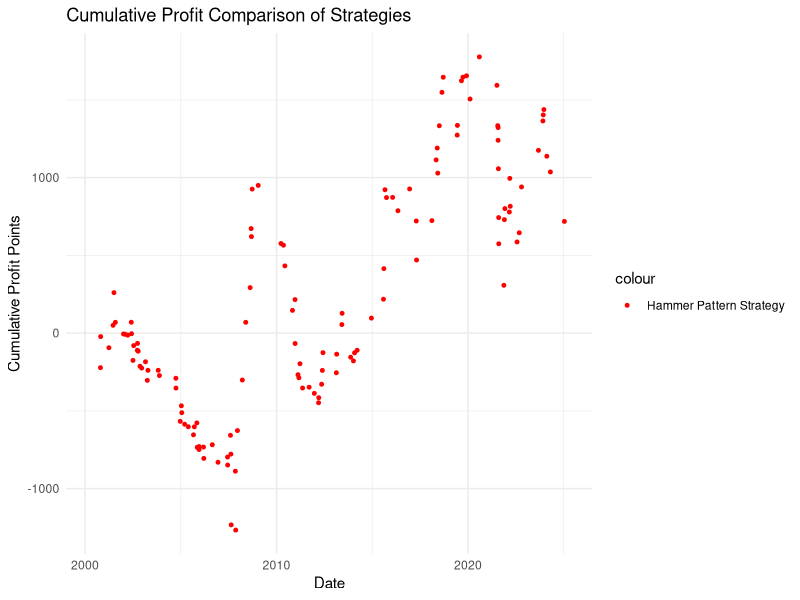
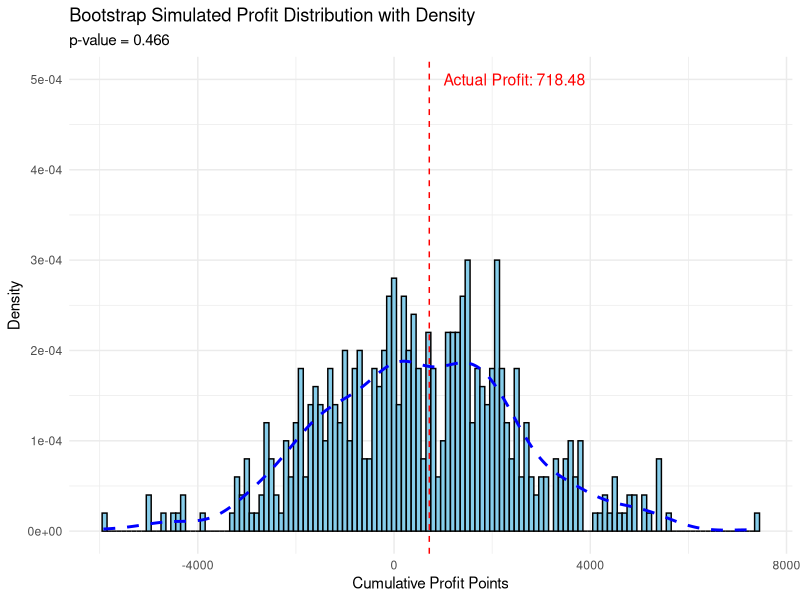
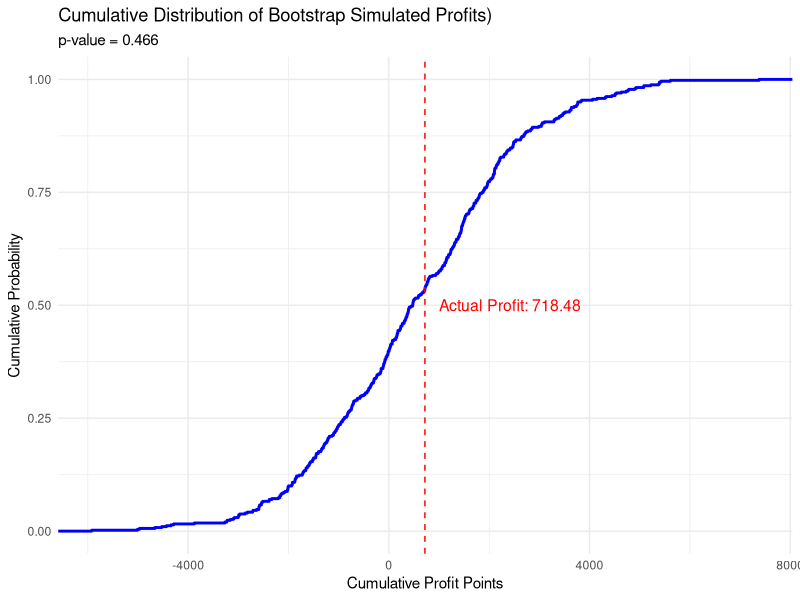
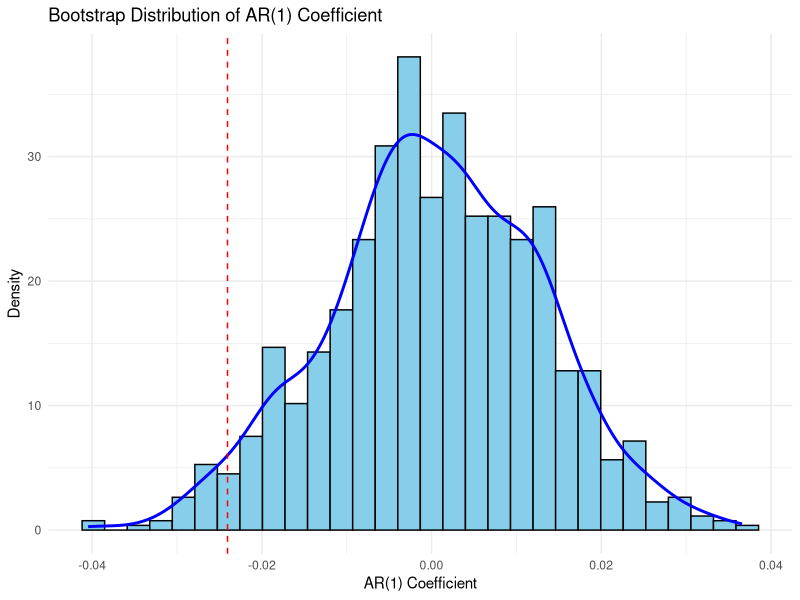
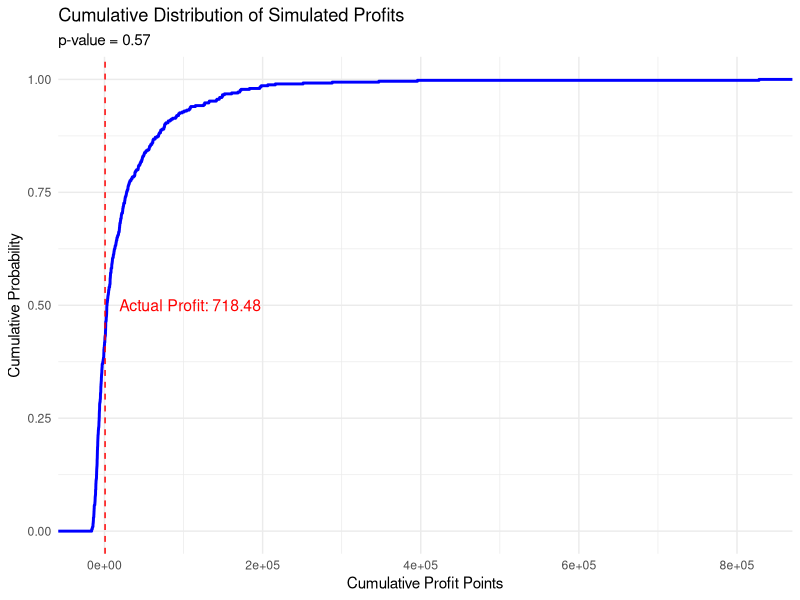

R code for these plots, in order: (Note: this script raises an error after producing the figures.)
library(zoo)
library(xts)
library(TTR)
library(quantmod)
library(ggplot2)
library(dplyr)
library(boot)

rm(list = ls())

# ========== 📥 Read CSV File ==========
column_names <- read.csv("HSI_25years.csv", skip = 2, nrows = 1, header = FALSE)
col_names <- as.character(unlist(column_names))

data <- read.csv("HSI_25years.csv", skip = 3, header = FALSE, col.names = col_names)
colnames(data) <- c("Datetime", "Open", "High", "Low", "Close", "Volume")

# ========== 🧹 Data Cleaning ==========
data$Datetime <- as.POSIXct(data$Datetime, format = "%Y-%m-%d")
cols <- c("Open", "High", "Low", "Close", "Volume")
data[cols] <- lapply(data[cols], function(x) as.numeric(as.character(x)))

# ========== 🔁 Build XTS Object ==========
ohlc <- xts(data[, cols], order.by = data$Datetime)

# ========== 📊 Calculate Bollinger Bands ==========
bb <- BBands(Cl(ohlc), n = 20)
ohlc$mavg <- bb$mavg

# ========== 🔍 Enhanced Hammer Pattern Detection Function ==========
isHammer <- function(open, high, low, close, lower_shadow_ratio = 2, upper_shadow_ratio = 1) {
  body <- abs(close - open)
  lower_shadow <- pmin(open, close) - low
  upper_shadow <- high - pmax(open, close)
  
  return(lower_shadow > lower_shadow_ratio * body & upper_shadow < upper_shadow_ratio * body)
}

# ========== 🟢 Identify Hammer Patterns ==========
lower_shadow_param <- 2   # Adjustable parameter
upper_shadow_param <- 1   # Adjustable parameter

ohlc$Hammer <- mapply(
  isHammer,
  open = as.numeric(ohlc$Open),
  high = as.numeric(ohlc$High),
  low = as.numeric(ohlc$Low),
  close = as.numeric(ohlc$Close),
  MoreArgs = list(lower_shadow_ratio = lower_shadow_param, upper_shadow_ratio = upper_shadow_param)
)

# ========== 💡 Generate Trading Signals ==========
ohlc$Signal <- NA
ohlc$Signal[which(ohlc$Hammer == 1 & ohlc$Close < ohlc$mavg)] <- "Buy"

upper_shadow <- as.numeric(ohlc$High) - 
  pmax(as.numeric(ohlc$Open), as.numeric(ohlc$Close))

ohlc$Signal[which(
  ohlc$Close > ohlc$mavg &
    upper_shadow > 2 * abs(as.numeric(ohlc$Close) - as.numeric(ohlc$Open))
)] <- "Sell"

# ========== 📌 Build Trade Records ==========
# Adjust trade logic: Execute trades on the day after a signal is generated
trade_dates <- index(ohlc)[which(ohlc$Signal == "Buy") + 1]
buy_price <- as.numeric(Op(ohlc)[trade_dates])
sell_price <- as.numeric(Cl(ohlc)[trade_dates])
profit_points <- sell_price - buy_price

strategy_df <- data.frame(
  Date = trade_dates,
  Buy_Price = round(buy_price, 2),
  Sell_Price = round(sell_price, 2),
  Profit = round(profit_points, 2)
)

daily_df <- data.frame(
  Date = index(ohlc),
  Buy_Price = round(as.numeric(Op(ohlc)), 2),
  Sell_Price = round(as.numeric(Cl(ohlc)), 2)
)
daily_df$Profit <- round(daily_df$Sell_Price - daily_df$Buy_Price, 2)

# ========== 📊 Profit Summary ==========
cat("===== Strategy 1: Hammer Pattern Strategy =====\n")
cat("Number of Trades:", nrow(strategy_df), "\n")
cat("Cumulative Profit Points:", sum(strategy_df$Profit), "\n")
cat("Average Profit per Trade:", round(mean(strategy_df$Profit), 2), "\n")
cat("Win Rate:", round(mean(strategy_df$Profit > 0) * 100, 2), "%\n\n")

strategy_df$Cumulative_Profit <- cumsum(strategy_df$Profit)
daily_df$Cumulative_Profit <- cumsum(daily_df$Profit)

compare_df <- data.frame(
  Date = daily_df$Date,
  Daily_Strategy = daily_df$Cumulative_Profit
)

strategy_cum <- data.frame(
  Date = strategy_df$Date,
  Hammer_Strategy = strategy_df$Cumulative_Profit
)

compare_df <- left_join(compare_df, strategy_cum, by = "Date")

ggplot(compare_df, aes(x = Date)) +
  geom_point(aes(y = Hammer_Strategy, color = "Hammer Pattern Strategy"), size = 1) +
  labs(title = "Cumulative Profit Comparison of Strategies", x = "Date", y = "Cumulative Profit Points") +
  scale_color_manual(values = c("Daily Holding Strategy" = "blue", "Hammer Pattern Strategy" = "red")) +
  theme_minimal()






# ========== 🎲 Bootstrap Simulation ==========
set.seed(123)
n_sim <- 500
sim_results_boot <- replicate(n_sim, {
  boot_sample <- sample(profit_points, size = length(profit_points), replace = TRUE)
  sum(boot_sample)
})

# ========== 📊 Significance Testing ==========
actual_profit <- sum(strategy_df$Profit)
p_value_boot <- mean(sim_results_boot >= actual_profit)

# ========== 📝 Output Results ==========
cat("\n===== Bootstrap Simulation Analysis Results =====\n")
cat("Actual Strategy Cumulative Profit:", actual_profit, "\n")
cat("Median Simulation Profit:", median(sim_results_boot), "\n")
cat("Number of Simulations Exceeding Actual Profit:", sum(sim_results_boot >= actual_profit), "\n")
cat("Statistical Significance (p-value):", p_value_boot, "\n")

# ========== 📈 Update Visualization ==========
ggplot(data.frame(Profit = sim_results_boot), aes(x = Profit)) +
  geom_histogram(aes(y = ..density..), binwidth = 100, fill = "skyblue", color = "black") +
  geom_density(color = "blue", linetype = "dashed", size = 1) +
  geom_vline(xintercept = actual_profit, color = "red", linetype = "dashed") +
  annotate("text", x = actual_profit, y = 0.0005, 
           label = paste0("Actual Profit: ", round(actual_profit, 2)), 
           color = "red", hjust = -0.1, size = 4) +
  labs(title = "Bootstrap Simulated Profit Distribution with Density",
       subtitle = paste("p-value =", round(p_value_boot, 4)),
       x = "Cumulative Profit Points", y = "Density") +
  theme_minimal()

ggplot(data.frame(Profit = sim_results_boot), aes(x = Profit)) +
  stat_ecdf(geom = "step", color = "blue", size = 1) +
  geom_vline(xintercept = actual_profit, color = "red", linetype = "dashed") +
  annotate("text", x = actual_profit, y = 0.5, 
           label = paste0("Actual Profit: ", round(actual_profit, 2)), 
           color = "red", hjust = -0.1, size = 4) +
  labs(title = "Cumulative Distribution of Bootstrap Simulated Profits)",
       subtitle = paste("p-value =", round(p_value_boot, 4)),
       x = "Cumulative Profit Points", y = "Cumulative Probability") +
  theme_minimal()





# ========== 提取收益率 ==========
Closes <- as.numeric(Cl(ohlc))
log_returns <- diff(log(Closes))[-1]
initial_price <- as.numeric(Cl(ohlc)[1])

# ========== 拟合 AR(1) 模型 ==========
ar_model <- arima(log_returns, order = c(1, 0, 0))
phi <- ar_model$coef["ar1"]
sigma <- sqrt(ar_model$sigma2)
mu <- ifelse("intercept" %in% names(ar_model$coef), ar_model$coef["intercept"], 0)

# ========== 自举法实现 ==========
# 定义自举统计函数：返回 AR(1) 系数
bootstrap_ar1 <- function(data, indices) {
  # 对数据进行自举抽样
  sampled_data <- data[indices]
  # 拟合 AR(1) 模型
  ar_model_boot <- arima(sampled_data, order = c(1, 0, 0))
  # 返回 AR(1) 系数
  return(coef(ar_model_boot)["ar1"])
}

# 执行自举法
set.seed(123)
bootstrap_results <- boot(data = log_returns, statistic = bootstrap_ar1, R = 1000)

# 获取自举法的置信区间
ci_ar1 <- boot.ci(bootstrap_results, type = "perc")

# ========== 模拟 AR(1) 收益序列 ==========
# 定义基于 AR(1) 模型的收益模拟函数
ar1_simulation <- function(mu, phi, sigma, initial_price, length_out) {
  # 模拟收益率序列
  sim_log_returns <- numeric(length_out)
  sim_log_returns[1] <- rnorm(1, mean = mu / (1 - phi), sd = sigma)
  for (i in 2:length_out) {
    sim_log_returns[i] <- mu + phi * sim_log_returns[i - 1] + rnorm(1, mean = 0, sd = sigma)
  }
  
  # 计算累计收益并生成价格序列
  cumulative_returns <- cumsum(sim_log_returns)
  sim_prices <- initial_price * exp(cumulative_returns)
  
  # 返回模拟的价格序列
  return(sim_prices)
}

# 执行 500 次模拟
set.seed(123)
n_sim <- 500
sim_results_ar1 <- replicate(n_sim, {
  sim_prices <- ar1_simulation(mu, phi, sigma, initial_price, length(log_returns))
  # 计算模拟收益
  sum(diff(sim_prices))
})

# ========== 统计显著性检验 ==========
actual_profit <- sum(strategy_df$Profit)
p_value_ar1 <- mean(sim_results_ar1 >= actual_profit)

# ========== 打印结果 ==========
cat("\n===== AR(1) 模型结果 =====\n")
cat("实际策略累计收益:", actual_profit, "\n")
cat("AR(1) 系数估计值:", phi, "\n")
cat("AR(1) 系数自举法均值:", mean(bootstrap_results$t), "\n")
cat("AR(1) 系数 95% 置信区间 (百分位法):\n")
cat("下限:", ci_ar1$percent[4], "上限:", ci_ar1$percent[5], "\n")
cat("p 值（实际收益 vs 模拟收益）:", p_value_ar1, "\n")

# ========== 数据可视化 ==========
# AR(1) 系数自举分布
ggplot(data.frame(Coefficient = bootstrap_results$t), aes(x = Coefficient)) +
  geom_histogram(aes(y = ..density..), bins = 30, fill = "skyblue", color = "black") +
  geom_density(color = "blue", size = 1) +
  geom_vline(xintercept = phi, color = "red", linetype = "dashed") +
  labs(title = "Bootstrap Distribution of AR(1) Coefficient",
       x = "AR(1) Coefficient", y = "Density") +
  theme_minimal()


# 模拟收益的累积分布函数 (CDF)
ggplot(data.frame(Profit = sim_results_ar1), aes(x = Profit)) +
  stat_ecdf(geom = "step", color = "blue", size = 1) +
  geom_vline(xintercept = actual_profit, color = "red", linetype = "dashed") +
  annotate("text", x = actual_profit, y = 0.5, 
           label = paste0("Actual Profit: ", round(actual_profit, 2)), 
           color = "red", hjust = -0.1, size = 4) +
  labs(title = "Cumulative Distribution of Simulated Profits",
       subtitle = paste("p-value =", round(p_value_ar1, 4)),
       x = "Cumulative Profit Points", y = "Cumulative Probability") +
  theme_minimal()

# Extract AR(1) parameter estimates
ar1_coef <- coef(ar_model)  # Coefficients: intercept (a) and AR(1) coefficient (b)
ar1_se <- sqrt(diag(vcov(ar_model)))  # Standard errors
ar1_t_values <- ar1_coef / ar1_se  # t-values for coefficients

# Create a data frame for the table
ar1_table <- data.frame(
  Parameter = c("a (Intercept)", "b (AR1 Coefficient)"),
  Estimate = round(ar1_coef, 5),
  `t-value` = round(ar1_t_values, 2)
)

# Print table
print(ar1_table)

# Optional: Use kableExtra for a polished table in reports
kable(ar1_table, caption = "Panel A: AR(1) Parameter Estimates", align = "c") %>%
  kable_styling(bootstrap_options = c("striped", "hover", "condensed"))


ggplot(data.frame(Profit = sim_results_ar1), aes(x = Profit)) +
  geom_histogram(aes(y = ..density..), binwidth = 100, fill = "skyblue", color = "black") +
  geom_density(color = "blue", linetype = "dashed", size = 1) +
  geom_vline(xintercept = actual_profit, color = "red", linetype = "dashed") +
  annotate("text", x = actual_profit, y = 0.0001, 
           label = paste0("Actual Profit: ", round(actual_profit, 2)), 
           color = "red", hjust = -0.2, size = 4) +
  labs(title = "AR(1) Simulated Profit Distribution with Density",
       subtitle = paste("p-value =", round(p_value_ar1, 4)),
       x = "Cumulative Profit Points", y = "Density") +
  theme_minimal()
